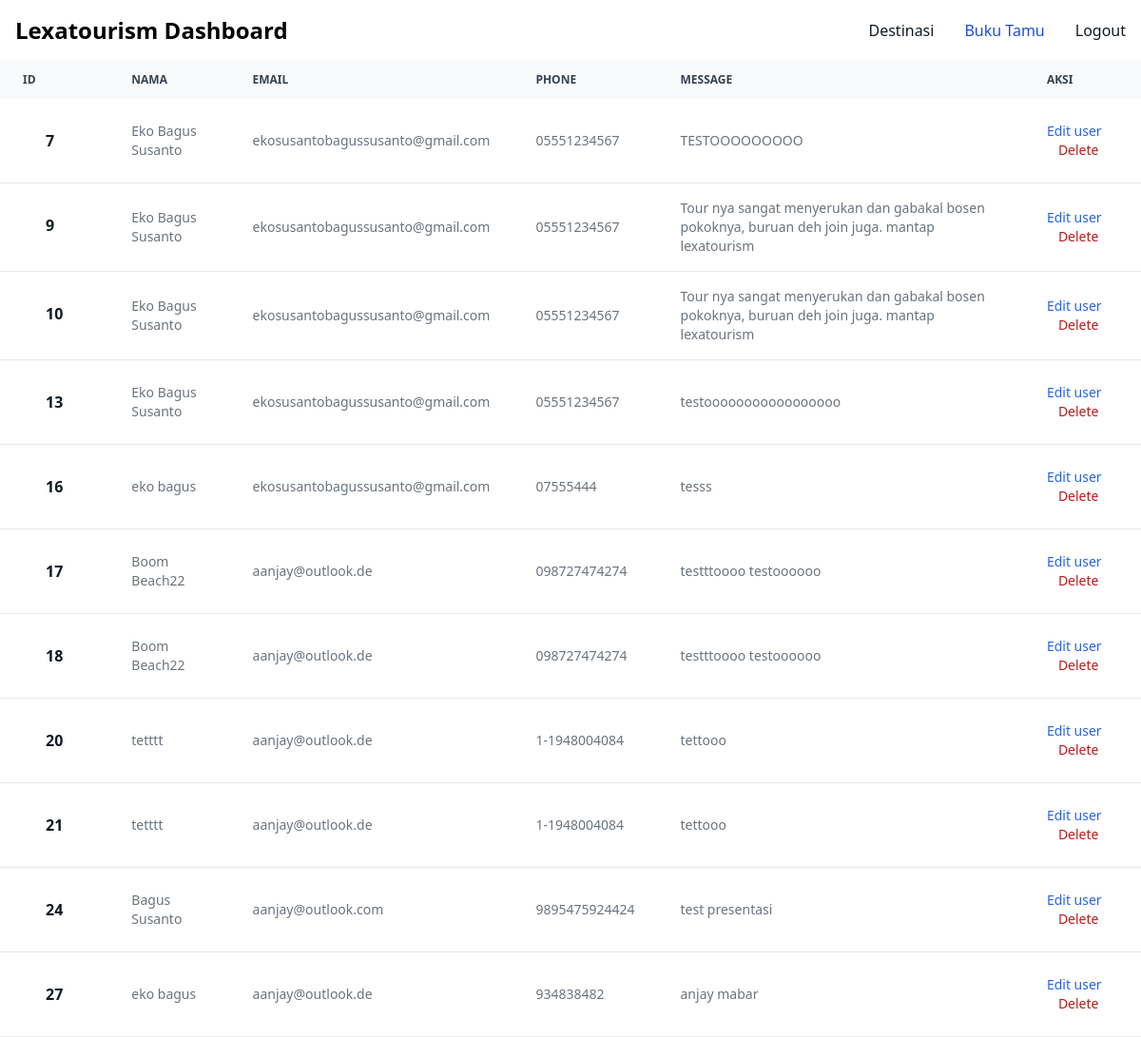
Page /admin/buku_tamu.php (signed in) on the committed database.
### tables this page shows
CREATE TABLE `buku_tamu` (
  `id` int(11) NOT NULL,
  `nama` varchar(255) NOT NULL,
  `email` varchar(255) NOT NULL,
  `phone` varchar(20) DEFAULT NULL,
  `message` text DEFAULT NULL
);

### admin/buku_tamu.php (the view, shortened to what this page needs)
<!DOCTYPE html>
<html lang="en">
<head>
    <link href="https://cdnjs.cloudflare.com/ajax/libs/flowbite/2.3.0/flowbite.min.css"  rel="stylesheet" />
    <script src="https://cdn.tailwindcss.com"></script>
</head>
<body>
<nav class="bg-white border-gray-200 dark:bg-gray-900">
  <div class="max-w-screen-xl flex flex-wrap items-center justify-between mx-auto p-4">
        <span class="self-center text-2xl font-semibold whitespace-nowrap dark:text-white">Lexatourism Dashboard</span>
    <div class="hidden w-full md:block md:w-auto" id="navbar-default">
      <ul class="font-medium flex flex-col p-4 md:p-0 mt-4 border border-gray-100 rounded-lg bg-gray-50 md:flex-row md:space-x-8 rtl:space-x-reverse md:mt-0 md:border-0 md:bg-white dark:bg-gray-800 md:dark:bg-gray-900 dark:border-gray-700">
        <li>
          <a href="index.php" class="bblock py-2 px-3 text-gray-900 rounded hover:bg-gray-100 md:hover:bg-transparent md:border-0 md:hover:text-blue-700 md:p-0 dark:text-white md:dark:hover:text-blue-500 dark:hover:bg-gray-700 dark:hover:text-white md:dark:hover:bg-transparent" aria-current="page">Destinasi</a>
        </li>
        <li>
          <a href="buku_tamu.php" class="block py-2 px-3 text-white bg-blue-700 rounded md:bg-transparent md:text-blue-700 md:p-0 dark:text-white md:dark:text-blue-500">Buku Tamu</a>
        </li>
        <li>
        <form method="POST" action="logout.php">
    <button type="submit" name="logout" class="block py-2 px-3 text-gray-900 rounded hover:bg-gray-100 md:hover:bg-transparent md:border-0 md:hover:text-blue-700 md:p-0 dark:text-white md:dark:hover:text-blue-500 dark:hover:bg-gray-700 dark:hover:text-white md:dark:hover:bg-transparent">Logout</button>
</form>
        </li>
      </ul>
    </div>
  </div>
</nav>
    <table class="w-full text-sm text-left rtl:text-right text-gray-500 dark:text-gray-400">
        <thead class="text-xs text-gray-700 uppercase bg-gray-50 dark:bg-gray-700 dark:text-gray-400">
            <tr>
                <th scope="col" class="px-6 py-3">
                    ID
                </th>
                <th scope="col" class="px-6 py-3">
                    Nama
                </th>
                <th scope="col" class="px-6 py-3">
                    Email
                </th>
                <th scope="col" class="px-6 py-3">
                    Phone
                </th>
                <th scope="col" class="px-6 py-3">
                    Message
                </th>
                <th scope="col" class="px-6 py-3">
                    Aksi
                </th>
            </tr>
        </thead>
        <tbody>
            <?php
            include '../db_connection.php';
            $query = "SELECT * FROM buku_tamu";
            $result = mysqli_query($koneksi, $query);
            while ($row = mysqli_fetch_assoc($result)) {
                ?>
                <div id="editUserModal<?php echo $row['id']; ?>" tabindex="-1" aria-hidden="true" class="fixed top-0 left-0 right-0 z-50 items-center justify-center hidden w-full p-4 overflow-x-hidden overflow-y-auto md:inset-0 h-[calc(100%-1rem)] max-h-full">
        <div class="relative w-full max-w-2xl max-h-full bg-gray-100 rounded-lg">
                <tr class="bg-white border-b dark:bg-gray-800 dark:border-gray-700 hover:bg-gray-50 dark:hover:bg-gray-600">
                <th scope="row" class="flex items-center px-6 py-4 text-gray-900 whitespace-nowrap dark:text-white">
                    <div class="px-6 py-4">
                        <div class="text-base font-semibold"><?php echo $row['id']; ?></div>
                    </div>
                </th>
                <td class="px-6 py-4"><?php echo $row['nama']; ?></td>
                <td class="px-6 py-4"><?php echo $row['email']; ?></td>
                <td class="px-6 py-4"><?php echo $row['phone']; ?></td>
                <td class="px-6 py-4"><?php echo $row['message']; ?></td>
                <td class="px-6 py-4">
                    <div class="bungkus">
                    <a href="#" type="button" data-modal-target="editUserModal<?php echo $row['id']; ?>" data-modal-show="editUserModal<?php echo $row['id']; ?>" class="font-medium text-blue-600 dark:text-blue-500 hover:underline">Edit user</a>
                    <a href="delete_buku.php?id=<?php echo $row['id']; ?>" class="font-medium text-red-700 ml-3">Delete</a>
    </div>
                </div>
            <?php
        }
        ?>
        </tbody>
    </table>
</body>
</html>

### rows in the picture
buku_tamu: id "7", nama "Eko Bagus Susanto", email "ekosusantobagussusanto@gmail.com", phone "05551234567", message "TESTOOOOOOOOO"
buku_tamu: id "9", nama "Eko Bagus Susanto", email "ekosusantobagussusanto@gmail.com", phone "05551234567", message "Tour nya sangat menyerukan dan gabakal bosen pokoknya, buruan deh join juga. mantap lexatourism"
buku_tamu: id "10", nama "Eko Bagus Susanto", email "ekosusantobagussusanto@gmail.com", phone "05551234567", message "Tour nya sangat menyerukan dan gabakal bosen pokoknya, buruan deh join juga. mantap lexatourism"
buku_tamu: id "13", nama "Eko Bagus Susanto", email "ekosusantobagussusanto@gmail.com", phone "05551234567", message "testooooooooooooooooo"
buku_tamu: id "16", nama "eko bagus", email "ekosusantobagussusanto@gmail.com", phone "07555444", message "tesss"
buku_tamu: id "17", nama "Boom Beach22", email "aanjay@outlook.de", phone "098727474274", message "testttoooo testoooooo"
buku_tamu: id "18", nama "Boom Beach22", email "aanjay@outlook.de", phone "098727474274", message "testttoooo testoooooo"
buku_tamu: id "20", nama "tetttt", email "aanjay@outlook.de", phone "1-1948004084", message "tettooo"
buku_tamu: id "21", nama "tetttt", email "aanjay@outlook.de", phone "1-1948004084", message "tettooo"
buku_tamu: id "24", nama "Bagus Susanto", email "aanjay@outlook.com", phone "9895475924424", message "test presentasi"
buku_tamu: id "27", nama "eko bagus", email "aanjay@outlook.de", phone "934838482", message "anjay mabar"
